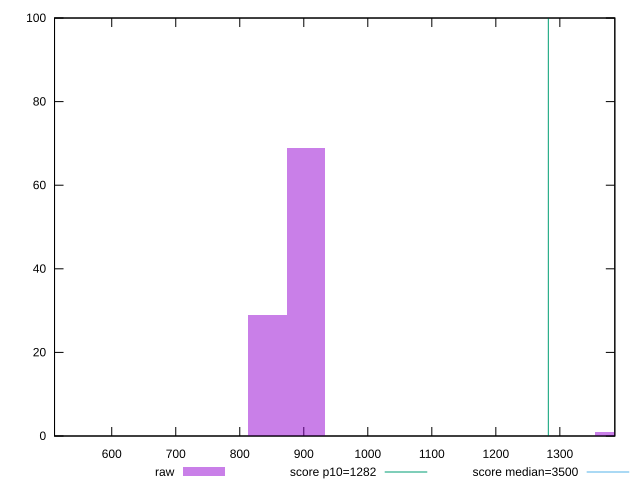

Generate this figure with gnuplot:
reset

$raw <<EOF
1385.509352653485 1
903.5930560783597 69
843.3535190064691 29
481.9162965751252 1
EOF

set key outside below
set boxwidth 60.23953707189065
set xrange [510.6440000000002:1385.8840000000005]
set yrange [0:100]
set trange [0:100]
set style fill transparent solid 0.5 noborder

set parametric
set terminal svg size 640, 490 enhanced background rgb 'white'
set output "reports/report_00030_2021-02-24T20-42-31.540Z/bootup-time/samples/astro/raw/histogram.svg"

plot $raw title "raw" with boxes, \
     1282,t title "score p10=1282", \
     3500,t title "score median=3500"

reset
